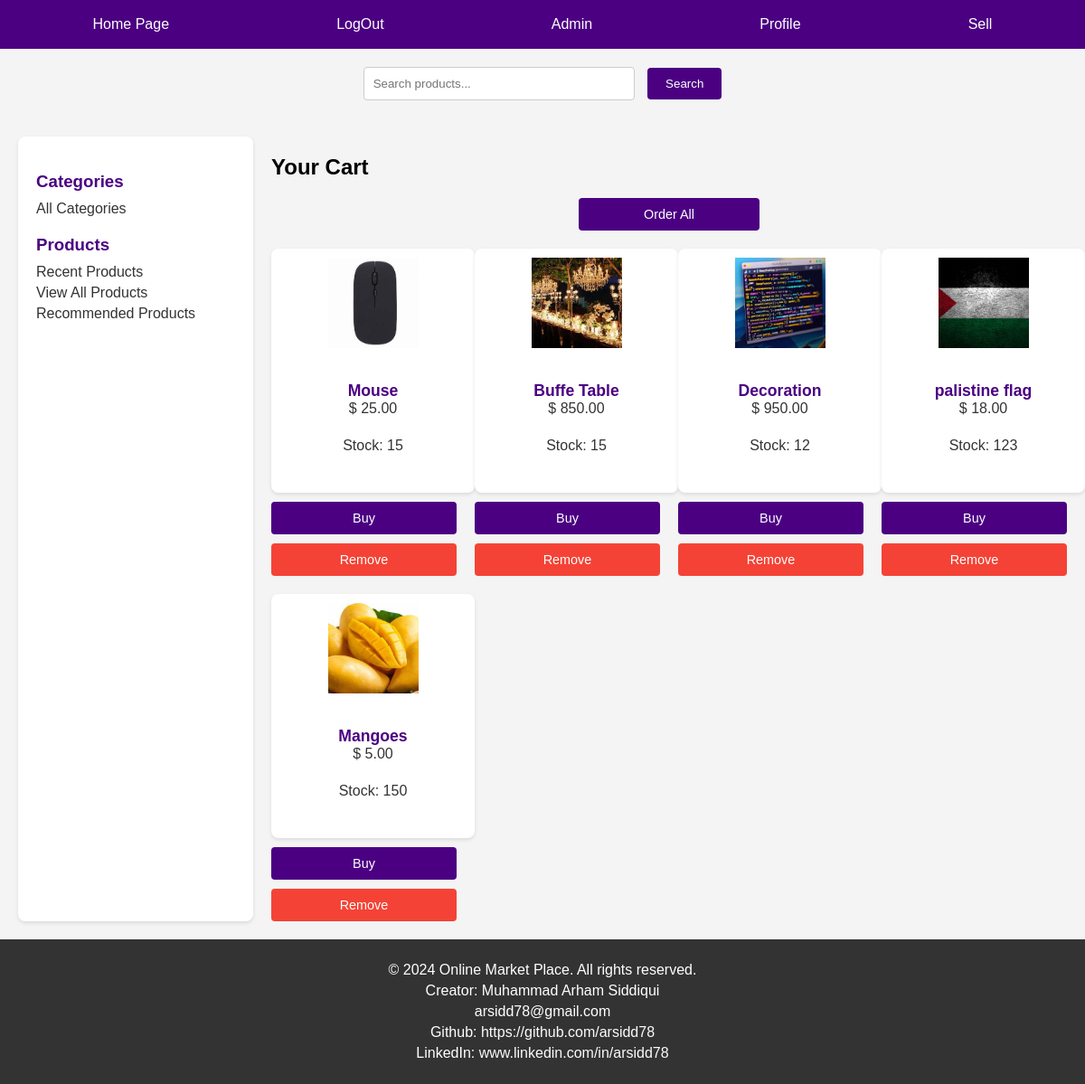
The app's page /member/cart_view/ (signed in) with its own data.
### product/models.py (models this page shows, shortened)
class Products(models.Model):
    name = models.ForeignKey(User,on_delete=models.CASCADE)
    product_name = models.CharField(max_length=200)
    product_description = models.TextField(max_length=500)
    product_price = models.DecimalField('Price',max_digits=7,decimal_places=2)
    product_discounted_price = models.DecimalField('Discounted Price',max_digits=7,decimal_places=2,null=True,blank=True)
    product_delivery_charge = models.IntegerField(default=0)
    product_tax_rate = models.DecimalField(decimal_places=3,max_digits=5, null= True, blank= True)
    product_specification = models.TextField(null= True, blank= True)
    product_posted_date = models.DateField( auto_now_add=True)
    product_images = models.ImageField(upload_to='products/')
    product_images2 = models.ImageField(null=True,blank=True,upload_to='products/')
    product_images3 = models.ImageField(null=True,blank=True,upload_to='products/')
    product_images4 = models.ImageField(null=True,blank=True,upload_to='products/')
    product_images5 = models.ImageField(null=True,blank=True,upload_to='products/')
    categories_choices = product_categories = {
    "ELECTRONICS": "Electronics",
    "CLOTHING & ACCESSORIES": "Clothing & Accessories",
    "HOME & KITCHEN": "Home & Kitchen",
    "BEAUTY & PERSONAL CARE": "Beauty & Personal Care",
    "HEALTH & FITNESS": "Health & Fitness",
    "TOYS & GAMES": "Toys & Games",
    "BOOKS & MEDIA": "Books & Media",
    "AUTOMOTIVE": "Automotive",
    "SPORTS & OUTDOORS": "Sports & Outdoors",
    "PET SUPPLIES": "Pet Supplies",
    "HOME APPLIANCES": "Home Appliances",
    "OFFICE SUPPLIES": "Office Supplies",
    "FURNITURE & DECOR": "Furniture & Decor",
    "JEWELRY & WATCHES": "Jewelry & Watches",
    "BABY & TODDLER": "Baby & Toddler",
    "FOOD & GROCERIES": "Food & Groceries",
    "ARTS & CRAFTS": "Arts & Crafts",
    "MUSICAL INSTRUMENTS": "Musical Instruments",
    "GARDEN & OUTDOOR LIVING": "Garden & Outdoor Living",
    "TRAVEL & LUGGAGE": "Travel & Luggage",
    "SMARTPHONE": "Smartphone",
    "LAPTOP": "Laptop",
    "CAMERA": "Camera",
    "TV": "TV",
    "HEADPHONE": "Headphone",
    "GADGET": "Gadget",
    "APPAREL": "Apparel",
    "BAG": "Bag",
    "JEWELRY": "Jewelry",
    "SUNGLASSES": "Sunglasses",
    "WATCH": "Watch",
    "HOME IMPROVEMENT": "Home Improvement",
    "DECOR": "Decor",
    "KITCHEN APPLIANCES": "Kitchen Appliances",
    "COOKWARE": "Cookware",
    "FURNITURE": "Furniture",
    "SKINCARE": "Skincare",
    "MAKEUP": "Makeup",
    "HAIRCARE": "Haircare",
    "GROOMING": "Grooming",
    "FRAGRANCES": "Fragrances",
    "EXERCISE EQUIPMENT": "Exercise Equipment",
    "NUTRITIONAL SUPPLEMENTS": "Nutritional Supplements",
    "FITNESS TRACKERS": "Fitness Trackers",
    "YOGA MATS": "Yoga Mats",
    "TOYS": "Toys",
    "BOARD GAMES": "Board Games",
    "PUZZLES": "Puzzles",
    "EDUCATIONAL TOYS": "Educational Toys",
    "OUTDOOR PLAY EQUIPMENT": "Outdoor Play Equipment",
    "BOOKS": "Books",
    "E-BOOKS": "E-books",
    "AUDIOBOOKS": "Audiobooks",
    "DVDS": "DVDs",
    "CDS": "CDs",
    "DIGITAL MEDIA": "Digital Media",
    "CAR PARTS": "Car Parts",
    "ACCESSORIES": "Accessories",
    "TOOLS": "Tools",
    "MAINTENANCE SUPPLIES": "Maintenance Supplies",
    "ELECTRONICS": "Electronics",
    "SPORTING EQUIPMENT": "Sporting Equipment",
    "CAMPING GEAR": "Camping Gear",
    "HIKING GEAR": "Hiking Gear",
    "OUTDOOR CLOTHING": "Outdoor Clothing",
    "FOOD": "Food",
    "TOYS": "Toys",
    "GROOMING PRODUCTS": "Grooming Products",
    "BEDS": "Beds",
    "CARRIERS": "Carriers",
    "LARGE APPLIANCES": "Large Appliances",
    "SMALL APPLIANCES": "Small Appliances",
    "STATIONERY": "Stationery",
    "DESK ORGANIZERS": "Desk Organizers",
    "PRINTERS": "Printers",
    "OFFICE FURNITURE": "Office Furniture",
    "TECHNOLOGY ACCESSORIES": "Technology Accessories",
    "SOFAS": "Sofas",
    "CHAIRS": "Chairs",
    "TABLES": "Tables",
    "LIGHTING FIXTURES": "Lighting Fixtures",
    "RUGS": "Rugs",
    "RINGS": "Rings",
    "NECKLACES": "Necklaces",
    "BRACELETS": "Bracelets",
    "EARRINGS": "Earrings",
    "WATCHES": "Watches",
    "CLOTHING": "Clothing",
    "DIAPERS": "Diapers",
    "FEEDING SUPPLIES": "Feeding Supplies",
    "STROLLERS": "Strollers",
    "TOYS": "Toys",
    "NON-PERISHABLE FOOD": "Non-perishable Food",
    "SNACKS": "Snacks",
    "BEVERAGES": "Beverages",
    "GOURMET FOODS": "Gourmet Foods",
    "SPICES": "Spices",
    "ART SUPPLIES": "Art Supplies",
    "CRAFTING MATERIALS": "Crafting Materials",
    "DIY KITS": "DIY Kits",
    "SEWING SUPPLIES": "Sewing Supplies",
    "GUITARS": "Guitars",
    "KEYBOARDS": "Keyboards",
    "DRUMS": "Drums",
    "VIOLINS": "Violins",
    "WIND INSTRUMENTS": "Wind Instruments",
    "GARDENING TOOLS": "Gardening Tools",
    "PLANTS": "Plants",
    "OUTDOOR FURNITURE": "Outdoor Furniture",
    "BBQ GRILLS": "BBQ Grills",
    "LUGGAGE SETS": "Luggage Sets",
    "BACKPACKS": "Backpacks",
    "TRAVEL ACCESSORIES": "Travel Accessories",
    "TOILETRIES": "Toiletries",
    "OUTDOOR GEAR": "Outdoor Gear"
    }
    product_category = models.CharField('category',max_length=100,choices=categories_choices)
    product_quantity = models.IntegerField()
    sellor_name = models.CharField(max_length=100)
    company_name = models.CharField(null= True, blank= True, max_length=200)
    product_website = models.URLField(null= True,blank=True)

### member/views.py (the view)
# urls.py: path('cart_view/',views.view_cart,name='cart_page'),
def view_cart(request):
    if request.user.is_authenticated:
        member = get_object_or_404(Member, username = request.user.username)
        products = member.user_cart_list.all()
        context = {'products':products}
        return render(request,'member/cart.html',context)
    return redirect('registration:login')

### member/templates/member/cart.html (shortened to what this page needs)
{% load static %}
<!DOCTYPE html>
<html lang="en">
<head>
    <link rel="stylesheet" href="{% static 'member/cart_style.css' %}">
</head>
<body>
    <nav>
        <a href="{% url 'product:home' %}">Home Page</a>
        {% if request.user.is_authenticated %}
            <a href="{% url 'registration:signout' %}">LogOut</a>
        {% else %}
            <a href="{% url 'registration:login' %}">LogIn</a>
        {% endif %}
        <a href="/admin/">Admin</a>
        {% if request.user.is_authenticated %}
            <a href="{% url 'member:profile' request.user.username %}">Profile</a>
        {% else %}
            <a href="{% url 'member:register' %}">Complete Profile</a>
        {% endif %}
        <a href="{% url 'member:add_product_page' %}">Sell</a>
    </nav>
    <div class="search-container">
        <form action="{% url 'product:search' %}" method="post">
            <input type="search" name="search_bar" placeholder="Search products...">
            <input type="submit" value="Search">
        </form>
    </div>
    <div class="main-content">
        <aside class="aside_links">
            <section>
                <h3>Categories</h3>
                <a href="{% url 'product:categories_page' %}">All Categories</a>
            </section>
            <section>
                <h3>Products</h3>
                <a href="{% url 'product:recent_products' %}">Recent Products</a>
                <a href="{% url 'product:view_all' %}">View All Products</a>
                <a href="{% url 'product:recommended' %}">Recommended Products</a>
            </section>
        </aside>
        <section class="cart-section">
            {% if products %}
            <h1>Your Cart</h1>
            <button class="order-all" onclick=location.href="{% url 'member:order_cart' %}">Order All</button>
            <div class="cart-items">
                {% for product in products %}
                <div class="cart-item">
                    <a href="{% url 'product:details' product.id %}" class="cart-link">
                        <article class="product-card">
                            <img src="{{ product.product_images.url }}" alt="{{ product.product_name }}" class="product-image">
                            <div class="product-info">
                                <label class="product-name">{{ product.product_name }}</label><br>
                                <label class="product-price">$ {{ product.product_price }}</label><br>
                                <label class="product-quantity">Stock: {{ product.product_quantity }}</label><br>
                            </div>
                        </article>
                    </a>
                    <button class="buy-item" onclick=location.href="{% url 'product:purchase_page' product.id %}">Buy</button>
                    <button class="remove-cart-item" onclick=location.href="{% url 'member:remove_cart_item' product.id %}">Remove</button>
                </div>
                {% endfor %}
            </div>
            {% else %}
            <h1>Cart is empty</h1>
            {% endif %}
        </section>
    </div>
    <footer>
        <p>&copy; 2024 Online Market Place. All rights reserved.</p>
        <p>Creator: Muhammad Arham Siddiqui</p>
        <p>arsidd78@gmail.com</p>
        <p>Github: <a href="https://github.com/arsidd78">https://github.com/arsidd78</a></p>
        <p>LinkedIn: <a href="https://www.linkedin.com/in/arsidd78">www.linkedin.com/in/arsidd78</a></p>
    </footer>
</body>
</html>

### member/static/member/cart_style.css (style rules this page uses)
body { font-family: Arial, sans-serif; margin: 0; padding: 0; background-color: #f4f4f4; }
nav { background-color: #4b0082; padding: 10px; display: flex; justify-content: space-around; align-items: center; }
nav a { color: white; text-decoration: none; padding: 8px 16px; border-radius: 4px; }
.search-container { display: flex; justify-content: center; padding: 20px; }
.search-container input[type="search"] { width: 300px; padding: 10px; border-radius: 4px; border: 1px solid #ccc; margin-right: 10px; }
.search-container input[type="submit"] { padding: 10px 20px; border: none; border-radius: 4px; background-color: #4b0082; color: white; cursor: pointer; }
.main-content { display: flex; margin: 20px; }
.aside_links { width: 20%; background: #fff; padding: 20px; border-radius: 8px; box-shadow: 0 2px 4px rgba(0, 0, 0, 0.1); margin-right: 20px; }
.aside_links section { margin-bottom: 20px; }
.aside_links h3 { color: #4b0082; margin-bottom: 10px; }
.aside_links a { display: block; color: #333; text-decoration: none; margin-bottom: 5px; }
.cart-section { width: 80%; }
.cart-items { display: grid; grid-template-columns: repeat(auto-fill, minmax(200px, 1fr)); gap: 20px; }
.cart-item { display: flex; flex-direction: column; align-items: center; }
.cart-link { text-decoration: none; color: inherit; width: 100%; }
.product-card { background: #fff; padding: 10px; border-radius: 8px; box-shadow: 0 2px 4px rgba(0, 0, 0, 0.1); text-align: center; width: 100%; height: 250px; display: flex; flex-direction: column; justify-content: space-between; }
.product-image { max-width: 100%; width: 100px; height: 100px; display: block; margin: 0 auto 10px auto; object-fit: cover; }
.product-info { margin-bottom: 10px; }
.product-name { font-weight: bold; font-size: 1.1em; color: #4b0082; }
.product-price, .product-quantity { display: block; margin-bottom: 5px; color: #333; }
.remove-cart-item { background-color: #f44336; color: white; border: none; padding: 10px; cursor: pointer; border-radius: 4px; font-size: 0.9em; margin-top: 10px; width: 100%; box-sizing: border-box; }
.buy-item, .order-all { background-color: #4b0082; color: white; border: none; padding: 10px; cursor: pointer; border-radius: 4px; font-size: 0.9em; margin-top: 10px; width: 100%; box-sizing: border-box; }
.order-all { margin: 20px auto; display: block; max-width: 200px; }
footer { background-color: #333; color: white; padding: 20px; text-align: center; margin-top: auto; }
footer p { margin: 5px 0; }
footer a { color: #fcfbfc; text-decoration: none; }

### records on screen
Products: product_images (picture), product_name "Mouse", product_price "25.00", product_quantity "15"
Products: product_images (picture), product_name "Buffe Table", product_price "850.00", product_quantity "15"
Products: product_images (picture), product_name "Decoration", product_price "950.00", product_quantity "12"
Products: product_images (picture), product_name "palistine flag", product_price "18.00", product_quantity "123"
Products: product_images (picture), product_name "Mangoes", product_price "5.00", product_quantity "150"
